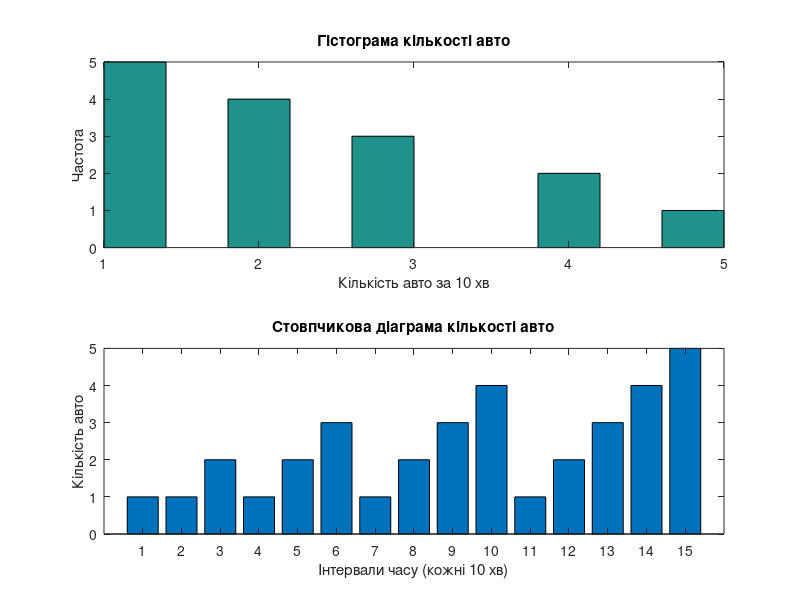
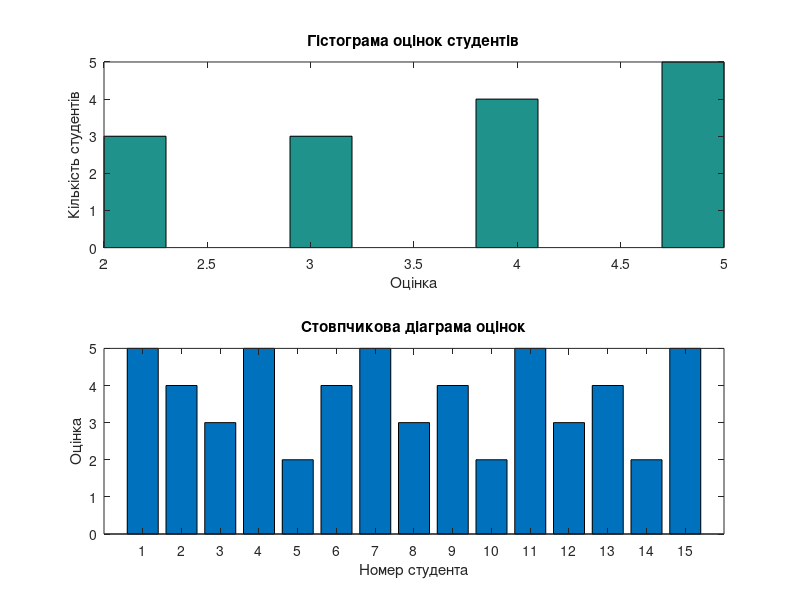

Write MATLAB code to recreate these figures, in order.
cars = [1 1 2 1 2 3 1 2 3 4 1 2 3 4 5];

figure(1);
subplot(2,1,1);
hist(cars);
title('Гістограма кількості авто');
xlabel('Кількість авто за 10 хв');
ylabel('Частота');

subplot(2,1,2);
bar(cars);
title('Стовпчикова діаграма кількості авто');
xlabel('Інтервали часу (кожні 10 хв)');
ylabel('Кількість авто');



grades = [5 4 3 5 2 4 5 3 4 2 5 3 4 2 5];

figure(2);
subplot(2,1,1);
hist(grades);
title('Гістограма оцінок студентів');
xlabel('Оцінка');
ylabel('Кількість студентів');

subplot(2,1,2);
bar(grades);
title('Стовпчикова діаграма оцінок');
xlabel('Номер студента');
ylabel('Оцінка');
